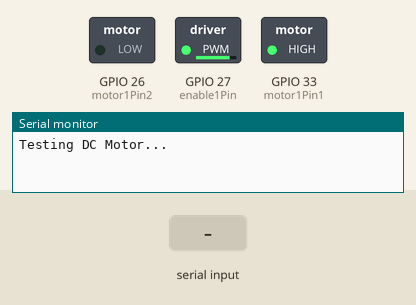
Recording of a sketch running on a simulated ESP32. On the bench: switched loads named in the sketch (green lamp = pin HIGH), the last lines printed to the serial monitor. The test bench sets the inputs (shaded band).

Above: at 1.2 s.
1.3 s: "90,45\n" received over Serial
At 3.5 s:
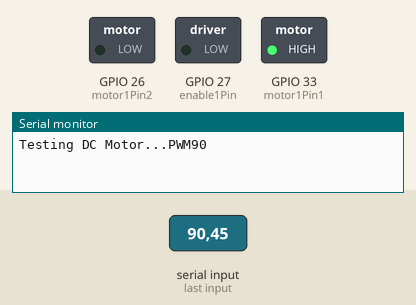
3.8 s: "200\n" received over Serial
At 5.5 s:
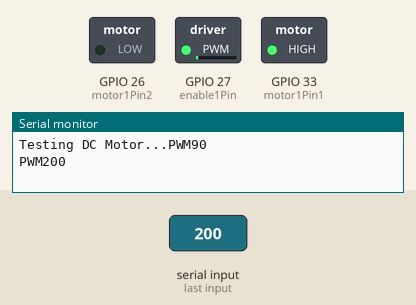
6.3 s: "30,150\n" received over Serial
At 8.7 s:
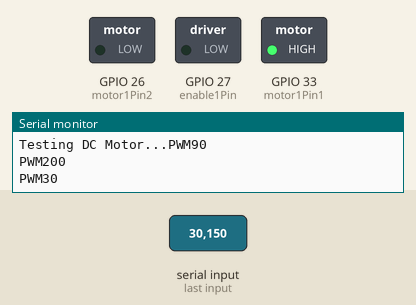
Timing chart, 0 to 10.2 s (numbered marks = the images above; inputs shaded):
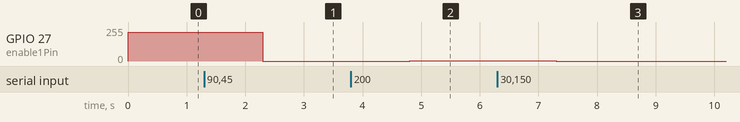

Measured:
- after the input at 1.3 s, GPIO 27 (enable1Pin): 214/255 → 0/255 after 1.0 s
- after the input at 3.8 s, GPIO 27 (enable1Pin): 0/255 → 1/255 after 1.0 s
- after the input at 6.3 s, GPIO 27 (enable1Pin): 1/255 → 0/255 after 1.0 s

The sketch:

pwm_on_output.ino
```cpp
int motor1Pin1 = 33;
int motor1Pin2 = 26;
int enable1Pin = 27;

// Setting PWM properties
const int freq = 30000;
const int pwmChannel = 0;
const int resolution = 16;
int dutyCycle = 55000;


//value max 65535
//value min
void setup() {
  // sets the pins as outputs:
  pinMode(motor1Pin2, OUTPUT);
  pinMode(motor1Pin1, OUTPUT);

  // configure LED PWM functionalitites
  ledcSetup(pwmChannel, freq, resolution);

  // attach the channel to the GPIO to be controlled
  ledcAttachPin(enable1Pin, pwmChannel);
  digitalWrite(motor1Pin2, LOW);
  digitalWrite(motor1Pin1 , HIGH);
  Serial.begin(115200);

  // testing
  Serial.print("Testing DC Motor...");
  ledcWrite(pwmChannel, dutyCycle);
}

void loop() {

    while(Serial.available() > 0)
  {
    int value = Serial.readString().toInt();
    ledcWrite(pwmChannel, value);
    Serial.print("PWM");
    Serial.println(value);
  }
}
```
